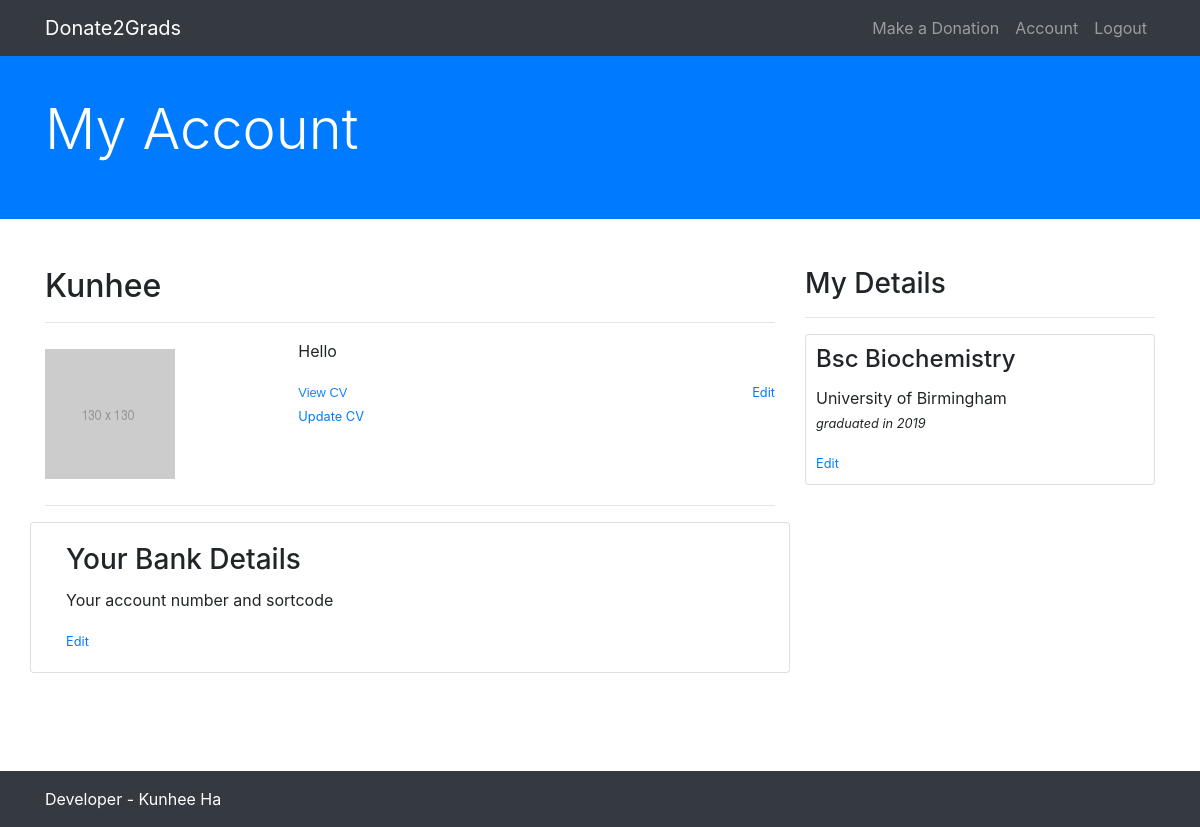
The page /account (signed in) on the database as committed earlier.
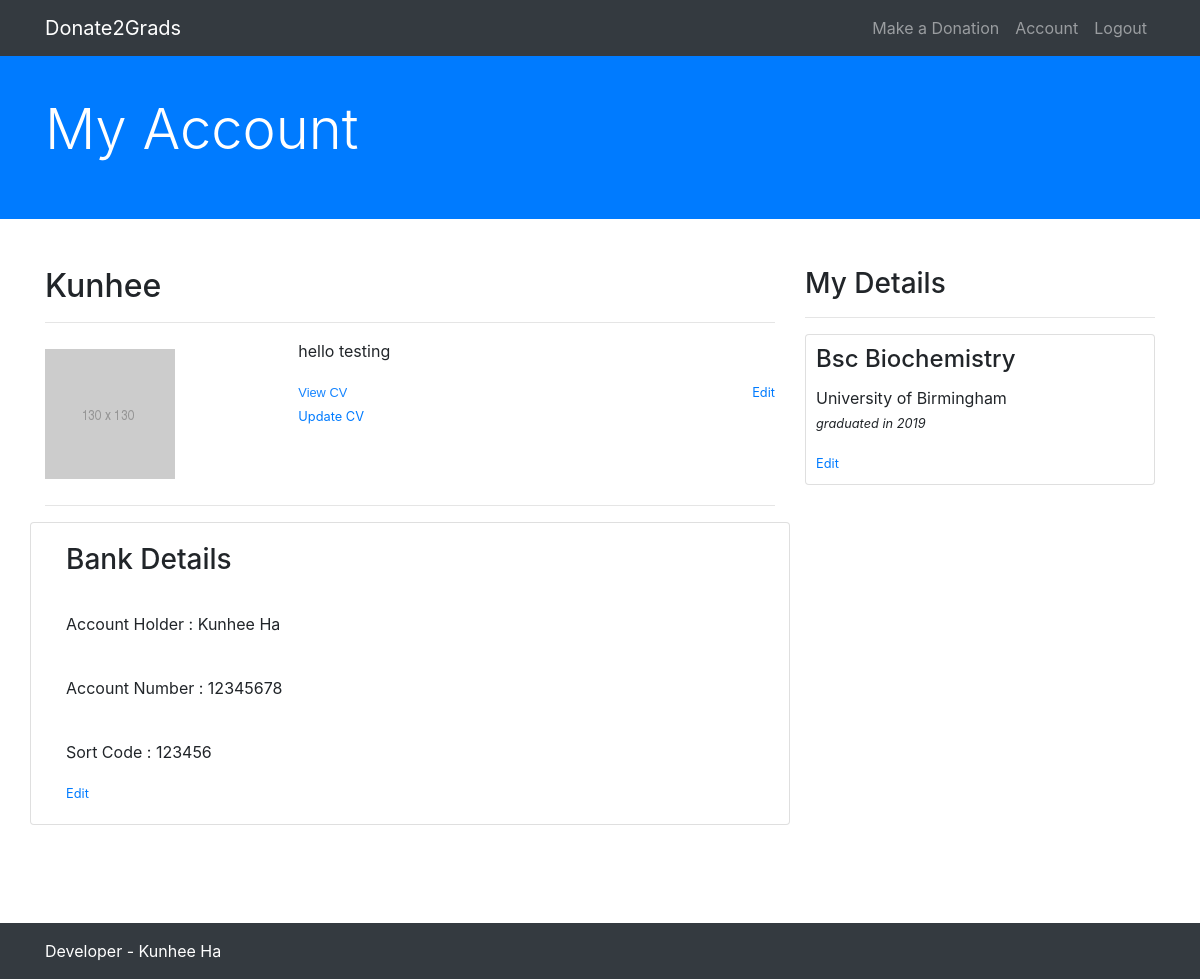
The same page on the database as committed later.
### donationsite/models.py (models this page shows, shortened)
class User(db.Model, UserMixin):
    __tablename__ = 'user'
    id = db.Column(db.Integer(), primary_key=True)
    name = db.Column(db.String(30), nullable=False)
    email = db.Column(db.String(120), unique=True, nullable=False)
    image_file = db.Column(db.String(20), nullable=False,
                           default='default.jpg')
    password = db.Column(db.String(60), nullable=False)
    cv_file = db.Column(db.String(20), nullable=True)
    goals = db.Column(db.String(240), nullable=True)
    self_desc = db.Column(db.String(240), nullable=True)
    degree = db.relationship('Degree', secondary='user_degree')
    bank_details = db.relationship('Bankdetails', secondary='user_bankdetails')
    roles = db.relationship('Role', secondary='user_roles')

class Bankdetails(db.Model):
    __tablename__ = 'bankdetails'
    id = db.Column(db.Integer(), primary_key=True)
    account_holder = db.Column(db.String(30), nullable=False, unique=False)
    account_number = db.Column(db.String(10), nullable=False, unique=False)
    sort_code = db.Column(db.String(10), nullable=False, unique=False)

### donationsite/accounts/routes.py (the view, shortened to what this page needs)
@accounts.route('/account', methods=['GET', 'POST'])
@login_required
def account():
    cvform = AddCVForm()
    imageform = AddImageForm()
    aboutform = AddAboutForm()
    degreeform = AddDegreeForm()
    viewcvform = ViewCVForm()
    if imageform.validate_on_submit():
        if imageform.image_file.data:
            pp = save_image(imageform.image_file.data)
            current_user.image_file = pp
            db.session.commit()
            flash('Your profile photo has been updated', 'success')
    if aboutform.validate_on_submit():
        current_user.self_desc = aboutform.self_desc.data
        db.session.commit()
        flash('Profile updated', 'success')
    elif request.method == 'GET':
        if current_user.self_desc:
            aboutform.self_desc.data = current_user.self_desc
    if degreeform.validate_on_submit():
        degree = Degree(title=degreeform.title.data,
                        institution=degreeform.institution.data, grad_year=degreeform.grad_year.data)
        db.session.add(degree)
        db.session.commit()
        userdegree = Degree.query.filter_by(
            title=degreeform.title.data, institution=degreeform.institution.data, grad_year=degreeform.grad_year.data).first()
        current_user.degree = []
        current_user.degree.append(userdegree)
        db.session.commit()
        flash('Your degree has been updated', 'success')
    elif request.method == 'GET':
        if current_user.degree != []:
            usrdegree = current_user.degree[0]
            degreeform.title.data = usrdegree.title
            degreeform.institution.data = usrdegree.institution
            degreeform.grad_year.data = usrdegree.grad_year
    if viewcvform.validate_on_submit():
        cvgradid = viewcvform.graduate.data
        cvgrad = User.query.filter_by(id=cvgradid).first()
        cvfile = cvgrad.cv_file
        cvfiles = os.path.join(current_app.root_path, 'static/cvfiles')
        return send_from_directory(directory=cvfiles, filename=cvfile)
    image_file = url_for(
        'static', filename='profilepics/' + current_user.image_file)
    return render_template("account.html", aboutform=aboutform, cvform=cvform, imageform=imageform,
                           degreeform=degreeform, image_file=image_file, viewcvform=viewcvform)

### donationsite/accounts/forms.py
class AddCVForm(FlaskForm):
    cv_file = FileField('Add CV', validators=[
                        FileAllowed(['doc', 'docx', 'pdf'])])
    submit = SubmitField('Upload')

class AddImageForm(FlaskForm):
    image_file = FileField('Update Profile Picture', validators=[
                           FileAllowed(['jpg', 'png', 'jpeg'])])
    submit = SubmitField('Upload')

### donationsite/models.py (called while the page is built)
@login_manager.user_loader
def load_user(user_id):
    return User.query.get(int(user_id))

### donationsite/templates/account.html (shortened to what this page needs)
{% extends 'base.html' %}
{% block head %}
	<link rel="stylesheet" type="text/css" href="{{ url_for('static', filename='css/account.css') }}">
	<link rel="stylesheet" type="text/css" href="{{ url_for('static', filename='css/jquery.fancybox.min.css') }}">
{% endblock %}
{% block content %}
	<div class="bg-primary py-5 mb-5">
		<div class="container h-100">
			<div class="row h-100 align-items-center">
				<div class="col-lg-12">
					<h2 class="display-4 text-white mt-5 mb-2">My Account</h2>
				</div>
			</div>
		</div>
	</div>
	<div class="container">
		<div class="row">
			<div class="col-md-8 mb-5">
				<h2>{{ current_user.name }}</h2>
				<hr>
				<div class="row">
					<div class="col-md-4 imagediv">
						<a data-fancybox data-src='#addImage' href=""><img src="{{ image_file }}"></a>
					</div>
					<div class="col-md-8">
						<p>{{ current_user.self_desc }}</p>
						<div class="row">
							<div class="col-md-6">
								{% if not current_user.cv_file %}
									<small><a data-fancybox data-src='#addCV' href="">Add CV</a></small>
								{% elif current_user.cv_file %}
									<form method="POST" action="">
										<small>{{ viewcvform.submit(class="looklikelink") }}</small>
										<br>
										<small><a data-fancybox data-src='#addCV' href="">Update CV</a></small>
									</form>
								{% endif %}
							</div>
							<div class="col-md-6 text-right">
								<small><a data-fancybox data-src='#addDesc' href="">Edit</a></small>
							</div>
						</div>
					</div>
				</div>
				<hr>
				<div class="row">
					<div class="col-md-12 card">
						<div class="card-body">
							{% if not current_user.bank_details %}
								<h3 class="card-title">Your Bank Details</h3>
								<p class="card-text">Your account number and sortcode</p>
							{% elif current_user.bank_details %}
								<h3 class="card-title">Bank Details</h3><br>
								<p class="card-text">Account Holder : {{ current_user.bank_details[0].account_holder }}</p><br>
								<p class="card-text">Account Number : {{ current_user.bank_details[0].account_number }}</p><br>
								<p class="card-text">Sort Code : {{ current_user.bank_details[0].sort_code }}</p>
							{% endif %}
							<small><a href="{{ url_for('accounts.bankdetails') }}">Edit</a></small>
						</div>
					</div>
				</div>
			</div>
			<div class="col-md-4 mb-5">
				<h3>My Details</h3>
				<hr>
				<div class="row">
					<div class="col-md-12">
						<div class="card degree">
							<div class="card-body">
								{% if not current_user.degree %}
									<h4 class="card-title">Your Degree Title</h4>
									<p class="card-text">Institution<br>Graduated year</p>
								{% elif current_user.degree %}
									<h4 class="card-title">{{ current_user.degree[0].title }}</h4>
									<p class="card-text">{{ current_user.degree[0].institution }}<br><small><i>graduated in {{ current_user.degree[0].grad_year }}</i></small></p>
								{% endif %}
								<small><a data-fancybox data-src='#addDegree' href="">Edit</a></small>
							</div>
						</div>
					</div>
				</div>
			</div>
		</div>
	</div>
{% endblock content %}

Rows that differ between the two databases and show on the page:
changed User "Kunhee": self_desc "Hello" → "hello testing"
added Bankdetails: account_holder "Kunhee Ha", account_number "12345678", sort_code "123456"
Other text that changed with them:
text no longer shown: "Your Bank Details Your account number and sortcode"
text now shown: "Bank Details Account Holder : Account Number : Sort Code :"
